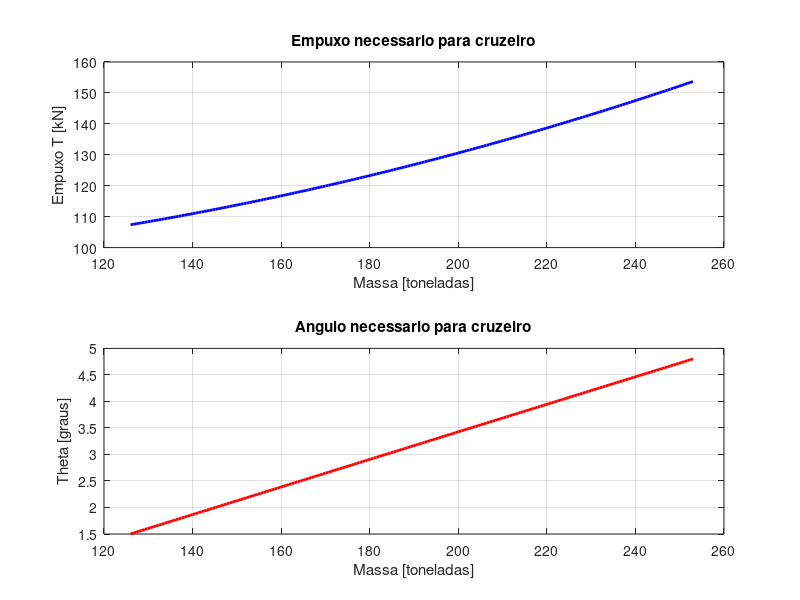

Write the MATLAB code that produced this figure.

clear; clc; close all;

%% 1. Dados do Boeing 787
area_asa = 325;        % m^2
massa_min = 126000;    % kg
massa_max = 253000;    % kg
gravidade = 9.8;       % m/s^2

%% 2. Condicoes de cruzeiro
rho = 0.3639;          % kg/m^3 (11 km)
V = 266.111;           % m/s

% Pressao dinamica
q = 0.5 * rho * V^2;

%% 3. Coeficientes aerodinamicos
% https://github.com/junzis/openap/blob/master/openap/data/dragpolar/b789.yml
% aircraftinvestigation.info/airplanes/Boeing_787-9.html
CL0 = 0.16;
CLalpha = 5.12;        % 1/rad

% Arrasto (OpenAP)
% github.com/junzis/openap
CD0 = 0.022;
k = 0.042;

% Assumindo alpha = theta
CL = @(theta) CL0 + CLalpha * theta;
CD = @(theta) CD0 + k * CL(theta).^2;

%% 4. Forcas aerodinamicas
L = @(theta) q * area_asa * CL(theta);
D = @(theta) q * area_asa * CD(theta);

%% 5. Equacoes de equilibrio

% Equilibrio horizontal
eq_horizontal = @(T, theta) T*cos(theta) - D(theta);

% Equilibrio vertical
eq_vertical = @(T, theta, m) T*sin(theta) + L(theta) - m*gravidade;

% Sistema das duas equacoes
% x(1) = T
% x(2) = theta

sistema = @(x, m) [
    eq_horizontal(x(1), x(2));
    eq_vertical(x(1), x(2), m)
];

%% 6. Calculo para diferentes massas

massa = linspace(massa_min, massa_max, 200);

theta = zeros(size(massa));
T = zeros(size(massa));

% Estimativa inicial [T; theta]
x0 = [100000; 0.05];

for i = 1:length(massa)

    % Resolver as duas equacoes simultaneamente
    solucao = fsolve(@(x) sistema(x, massa(i)), x0);

    T(i) = solucao(1);
    theta(i) = solucao(2);

    %x0 = solucao;

end

theta(1)
%% 7. Conversao de unidades

massa_ton = massa / 1000;
T_kN = T / 1000;
theta_graus = theta * 180/pi;

%% 8. Graficos

figure;

subplot(2,1,1)
plot(massa_ton, T_kN, 'b', 'LineWidth', 2)
grid on
xlabel('Massa [toneladas]')
ylabel('Empuxo T [kN]')
title('Empuxo necessario para cruzeiro')

subplot(2,1,2)
plot(massa_ton, theta_graus, 'r', 'LineWidth', 2)
grid on
xlabel('Massa [toneladas]')
ylabel('Theta [graus]')
title('Angulo necessario para cruzeiro')
